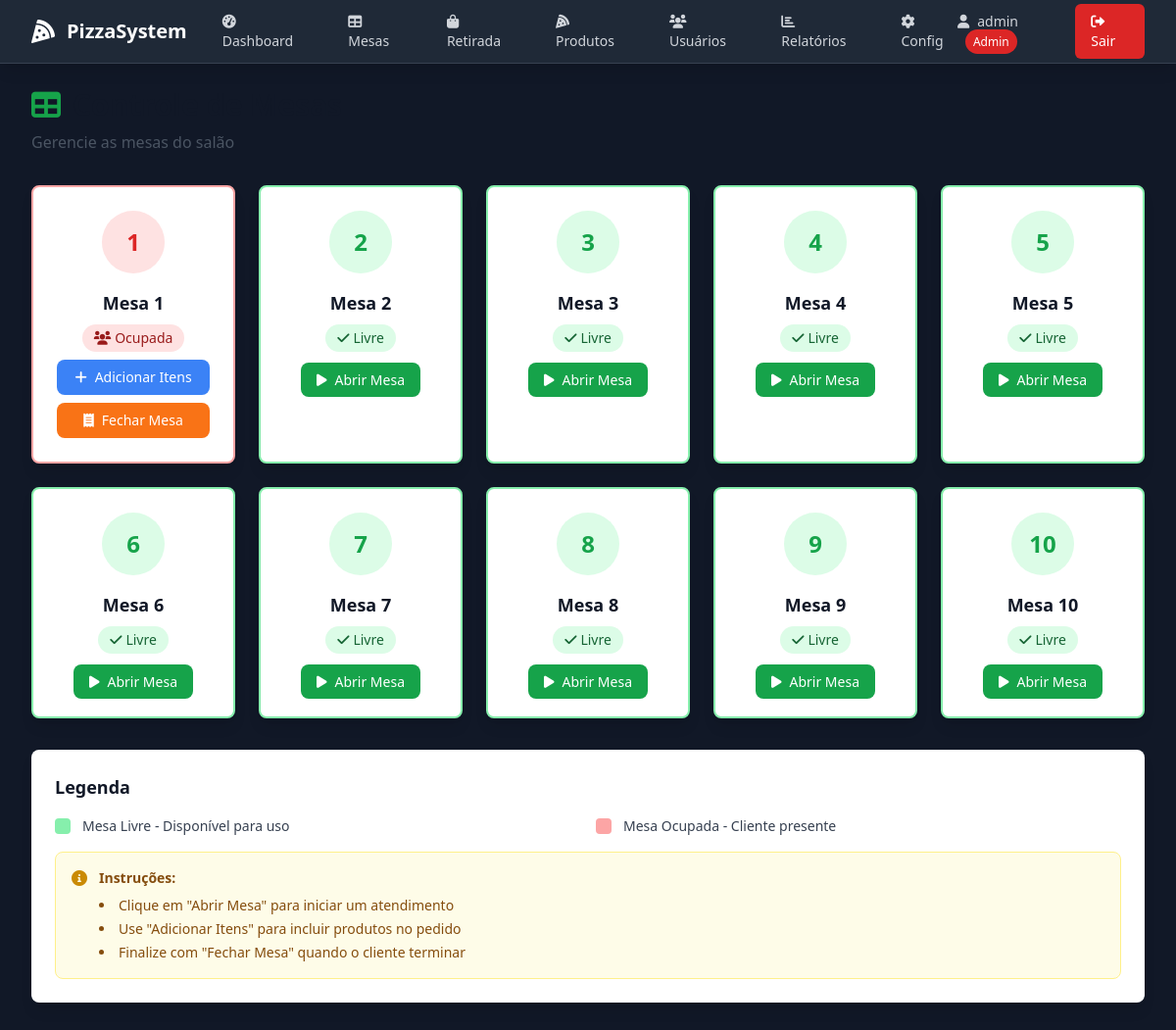
/mesas (signed in), run on the app's committed database.
### tables this page shows
CREATE TABLE configuracoes (
            id INTEGER PRIMARY KEY,
            nome_sistema TEXT DEFAULT 'PizzaSystem',
            logo_sistema TEXT,
            telefone_whatsapp TEXT DEFAULT '5511999999999',
            endereco TEXT,
            updated_at TIMESTAMP DEFAULT CURRENT_TIMESTAMP
        );

CREATE TABLE mesas (
            id INTEGER PRIMARY KEY,
            status TEXT DEFAULT 'livre',
            pedido_aberto INTEGER DEFAULT 0,
            total REAL DEFAULT 0.0,
            opened_at TIMESTAMP,
            closed_at TIMESTAMP
        );

### app.py (the view)
@app.route('/mesas')
def mesas():
    if not verificar_login():
        return redirect(url_for('login'))
    config = get_configuracoes()
    conn = sqlite3.connect('pizzaria.db')
    cursor = conn.cursor()
    cursor.execute('''
        SELECT m.id, m.status, m.total,
               CASE WHEN p.id IS NOT NULL THEN p.id ELSE 0 END as pedido_id
        FROM mesas m
        LEFT JOIN pedidos p ON m.id = p.mesa_id AND p.status = 'aberto'
        ORDER BY m.id
    ''')
    mesas = cursor.fetchall()
    conn.close()
    return render_template('mesas.html', mesas=mesas, config=config)

### app.py (called while the page is built)
def verificar_login():
    if 'user_id' not in session:
        return False
    return True

def get_configuracoes():
    conn = sqlite3.connect('pizzaria.db')
    cursor = conn.cursor()
    cursor.execute('SELECT nome_sistema, logo_sistema, telefone_whatsapp FROM configuracoes WHERE id = 1')
    config = cursor.fetchone()
    conn.close()
    if config:
        return {
            'nome_sistema': config[0],
            'logo_sistema': config[1],
            'telefone_whatsapp': config[2]
        }
    return {
        'nome_sistema': 'PizzaSystem',
        'logo_sistema': None,
        'telefone_whatsapp': '5511999999999'
    }

### templates/mesas.html (shortened to what this page needs)
{% extends "base.html" %}
{% block content %}
<div class="animate-fade-in">
    <div class="mb-8">
        <h1 class="text-3xl font-bold text-gray-900 mb-2">
            <i class="fas fa-table text-pizza-green mr-3"></i>Controle de Mesas
        </h1>
        <p class="text-gray-600">Gerencie as mesas do salão</p>
    </div>
    <div class="grid grid-cols-2 md:grid-cols-3 lg:grid-cols-5 gap-6">
        {% for mesa in mesas %}
        <div class="bg-white rounded-lg shadow-lg p-6 text-center hover-lift
                    {% if mesa[1] == 'livre' %}border-2 border-green-300{% else %}border-2 border-red-300{% endif %}">
            <div class="mb-4">
                <div class="mx-auto w-16 h-16 rounded-full flex items-center justify-center text-2xl font-bold
                            {% if mesa[1] == 'livre' %}bg-green-100 text-green-600{% else %}bg-red-100 text-red-600{% endif %}">
                    {{ mesa[0] }}
                </div>
            </div>
            <h3 class="text-lg font-semibold text-gray-900 mb-2">Mesa {{ mesa[0] }}</h3>
            {% if mesa[1] == 'livre' %}
                <span class="inline-block bg-green-100 text-green-800 px-3 py-1 rounded-full text-sm font-medium mb-4">
                    <i class="fas fa-check mr-1"></i>Livre
                </span>
                <div>
                    <a href="{{ url_for('abrir_mesa', mesa_id=mesa[0]) }}"
                       class="bg-pizza-green hover:bg-pizza-dark-green text-white px-4 py-2 rounded-lg text-sm transition-colors">
                        <i class="fas fa-play mr-2"></i>Abrir Mesa
                    </a>
                </div>
            {% else %}
                <span class="inline-block bg-red-100 text-red-800 px-3 py-1 rounded-full text-sm font-medium mb-2">
                    <i class="fas fa-users mr-1"></i>Ocupada
                </span>
                <div class="space-y-2">
                    {% if mesa[3] > 0 %}
                    <a href="{{ url_for('pedido_mesa', mesa_id=mesa[0]) }}"
                       class="block bg-blue-500 hover:bg-blue-600 text-white px-4 py-2 rounded-lg text-sm transition-colors">
                        <i class="fas fa-plus mr-2"></i>Adicionar Itens
                    </a>
                    <a href="{{ url_for('fechar_mesa', mesa_id=mesa[0]) }}"
                       class="block bg-orange-500 hover:bg-orange-600 text-white px-4 py-2 rounded-lg text-sm transition-colors">
                        <i class="fas fa-receipt mr-2"></i>Fechar Mesa
                    </a>
                    {% endif %}
                </div>
            {% endif %}
        </div>
        {% endfor %}
    </div>
    <div class="mt-8 bg-white rounded-lg shadow-lg p-6">
        <h3 class="text-lg font-semibold text-gray-900 mb-4">Legenda</h3>
        <div class="grid grid-cols-1 md:grid-cols-2 gap-4">
            <div class="flex items-center">
                <div class="w-4 h-4 bg-green-300 rounded mr-3"></div>
                <span class="text-sm text-gray-700">Mesa Livre - Disponível para uso</span>
            </div>
            <div class="flex items-center">
                <div class="w-4 h-4 bg-red-300 rounded mr-3"></div>
                <span class="text-sm text-gray-700">Mesa Ocupada - Cliente presente</span>
            </div>
        </div>
        <div class="mt-4 p-4 bg-yellow-50 border border-yellow-200 rounded-lg">
            <div class="flex items-start">
                <i class="fas fa-info-circle text-yellow-600 mr-3 mt-0.5"></i>
                <div class="text-sm text-yellow-800">
                    <strong>Instruções:</strong>
                    <ul class="mt-2 list-disc list-inside space-y-1">
                        <li>Clique em "Abrir Mesa" para iniciar um atendimento</li>
                        <li>Use "Adicionar Itens" para incluir produtos no pedido</li>
                        <li>Finalize com "Fechar Mesa" quando o cliente terminar</li>
                    </ul>
                </div>
            </div>
        </div>
    </div>
</div>
{% endblock %}

### templates/base.html (shortened to what this page needs)
<!DOCTYPE html>
<html lang="pt-BR">
<head>
    <script src="https://cdn.tailwindcss.com"></script>
    <link href="https://cdnjs.cloudflare.com/ajax/libs/font-awesome/6.0.0/css/all.min.css" rel="stylesheet">
</head>
<body class="bg-gray-900 min-h-screen text-gray-100">
    {% if session.user_id %}
    <nav class="bg-gray-800 shadow-lg sticky top-0 z-50 border-b border-gray-700">
        <div class="max-w-7xl mx-auto px-4 sm:px-6 lg:px-8">
            <div class="flex justify-between h-16">
                <div class="flex items-center">
                    <div class="flex-shrink-0 flex items-center">
                        <i class="fas fa-pizza-slice text-white text-2xl mr-3"></i>
                        <h1 class="text-white text-xl font-bold">{{ config.nome_sistema if config else 'PizzaSystem' }}</h1>
                    </div>
                    <div class="hidden md:ml-6 md:flex md:space-x-8">
                        <a href="{{ url_for('dashboard') }}" class="text-gray-300 hover:text-pizza-green px-3 py-2 rounded-md text-sm font-medium transition-colors">
                            <i class="fas fa-tachometer-alt mr-2"></i>Dashboard
                        </a>
                        {% if session.user_tipo in ['admin', 'garcom'] %}
                        <a href="{{ url_for('mesas') }}" class="text-gray-300 hover:text-pizza-green px-3 py-2 rounded-md text-sm font-medium transition-colors">
                            <i class="fas fa-table mr-2"></i>Mesas
                        </a>
                        {% endif %}
                        <a href="{{ url_for('retirada') }}" class="text-gray-300 hover:text-pizza-green px-3 py-2 rounded-md text-sm font-medium transition-colors">
                            <i class="fas fa-shopping-bag mr-2"></i>Retirada
                        </a>
                        {% if session.user_tipo == 'admin' %}
                        <a href="{{ url_for('produtos') }}" class="text-gray-300 hover:text-pizza-green px-3 py-2 rounded-md text-sm font-medium transition-colors">
                            <i class="fas fa-pizza-slice mr-2"></i>Produtos
                        </a>
                        <a href="{{ url_for('usuarios') }}" class="text-gray-300 hover:text-pizza-green px-3 py-2 rounded-md text-sm font-medium transition-colors">
                            <i class="fas fa-users mr-2"></i>Usuários
                        </a>
                        <a href="{{ url_for('relatorios') }}" class="text-gray-300 hover:text-pizza-green px-3 py-2 rounded-md text-sm font-medium transition-colors">
                            <i class="fas fa-chart-bar mr-2"></i>Relatórios
                        </a>
                        <a href="{{ url_for('configuracoes') }}" class="text-gray-300 hover:text-pizza-green px-3 py-2 rounded-md text-sm font-medium transition-colors">
                            <i class="fas fa-cog mr-2"></i>Config
                        </a>
                        {% endif %}
                    </div>
                </div>
                <div class="flex items-center space-x-4">
                    <span class="text-gray-300 text-sm">
                        <i class="fas fa-user mr-2"></i>{{ session.username }}
                        {% if session.user_tipo == 'admin' %}
                        <span class="bg-red-600 text-white px-2 py-1 rounded-full text-xs ml-2">Admin</span>
                        {% elif session.user_tipo == 'garcom' %}
                        <span class="bg-blue-600 text-white px-2 py-1 rounded-full text-xs ml-2">Garçom</span>
                        {% else %}
                        <span class="bg-green-600 text-white px-2 py-1 rounded-full text-xs ml-2">Atendente</span>
                        {% endif %}
                    </span>
                    <a href="{{ url_for('logout') }}" class="bg-red-600 hover:bg-red-700 text-white px-4 py-2 rounded-md text-sm font-medium transition-colors">
                        <i class="fas fa-sign-out-alt mr-2"></i>Sair
                    </a>
                </div>
            </div>
        </div>
    </nav>
    {% endif %}
    <main class="max-w-7xl mx-auto py-6 px-4 sm:px-6 lg:px-8 min-h-screen">
        {% block content %}{% endblock %}
    </main>
</body>
</html>

### templates/base.html (style rules this page uses)
.animate-fade-in { animation: fadeIn 0.5s ease-in; }
.hover-lift { transition: transform 0.3s ease, box-shadow 0.3s ease; }
body { background-color: #111827; color: #f9fafb; }

### data on the page
configuracoes: nome_sistema "PizzaSystem"
mesas: id "1"
mesas: id "2"
mesas: id "3"
mesas: id "4"
mesas: id "5"
mesas: id "6"
mesas: id "7"
mesas: id "8"
mesas: id "9"
mesas: id "10"

### other printed values
{{ session.username }} "admin"
